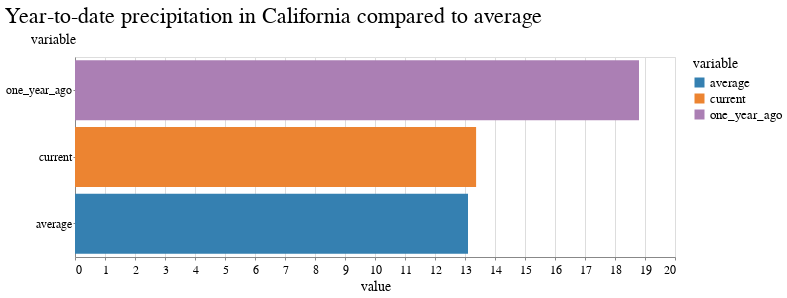

The cell this chart's notebook holds for it:
### Code cell
alt.Chart(
    pd.melt(gauge, id_vars="date", value_vars=["current","average","one_year_ago"])
).mark_bar().encode(
    x="value",
    y=alt.Y("variable", sort="-x"),
    color="variable"
).properties(
    title="Year-to-date precipitation in California compared to average",
    width=600,
    height=200
)

### Figure 1 — Vega-Lite specification as saved in the notebook (floating-point values rounded to 4 significant figures)
{"config": {"view": {"width": 800, "height": 450}, "background": "#ffffff", "title": {"anchor": "start", "font": "BentonGothic-Bold, sans", "fontColor": "#000000", "fontSize": 22, "fontWeight": "normal"}, "arc": {"fill": "#82c6df"}, "area": {"fill": "#82c6df"}, "line": {"stroke": "#82c6df", "strokeWidth": 3}, "path": {"stroke": "#82c6df"}, "rect": {"fill": "#82c6df"}, "shape": {"stroke": "#82c6df"}, "bar": {"fill": "#82c6df"}, "point": {"stroke": "#82c6df"}, "symbol": {"fill": "#82c6df", "size": 30}, "axis": {"titleFont": "BentonGothic-Bold, sans", "titleFontSize": 14, "titleFontWeight": "normal", "labelFont": "BentonGothic, sans", "labelFontSize": 12, "labelFontWeight": "normal"}, "axisX": {"labelAngle": 0, "labelPadding": 4, "tickSize": 3}, "axisY": {"labelBaseline": "middle", "maxExtent": 45, "minExtent": 45, "tickSize": 2, "titleAlign": "left", "titleAngle": 0, "titleX": -45, "titleY": -11}, "legend": {"titleFont": "BentonGothic-Bold, sans", "titleFontSize": 14, "titleFontWeight": "normal", "symbolType": "square", "labelFont": "BentonGothic, sans", "labelFontSize": 13}, "range": {"category": ["#3580b1", "#ec8431", "#ab7fb4", "#c89d29", "#adc839", "#829eb1"], "diverging": ["#e68a4f", "#f4bb6a", "#f9e39c", "#dadfe2", "#a6b7c6", "#849eae"], "heatmap": ["#fbf2c7", "#f9e39c", "#f8d36e", "#f4bb6a", "#e68a4f", "#d15a40", "#ab4232"], "ordinal": ["#fbf2c7", "#f9e39c", "#f8d36e", "#f4bb6a", "#e68a4f", "#d15a40", "#ab4232"], "ramp": ["#fbf2c7", "#f9e39c", "#f8d36e", "#f4bb6a", "#e68a4f", "#d15a40", "#ab4232"]}}, "data": {"name": "data-bfb5274274156b5ae03da2a29ff58606"}, "mark": "bar", "encoding": {"color": {"field": "variable", "type": "nominal"}, "x": {"field": "value", "type": "quantitative"}, "y": {"field": "variable", "sort": "-x", "type": "nominal"}}, "height": 200, "title": "Year-to-date precipitation in California compared to average", "width": 600, "$schema": "https://vega.github.io/schema/vega-lite/v4.17.0.json", "datasets": {"data-bfb5274274156b5ae03da2a29ff58606": [{"date": "2024-02-07T00:00:00", "variable": "current", "value": 13.37}, {"date": "2024-02-07T00:00:00", "variable": "average", "value": 13.1}, {"date": "2024-02-07T00:00:00", "variable": "one_year_ago", "value": 18.8}]}}
